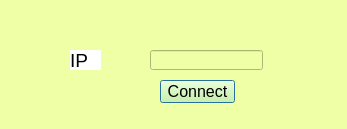
<?xml version="1.0" encoding="UTF-8"?>
<ui version="4.0">
 <class>ConnectSever</class>
 <widget class="QDialog" name="ConnectSever">
  <property name="geometry">
   <rect>
    <x>0</x>
    <y>0</y>
    <width>347</width>
    <height>129</height>
   </rect>
  </property>
  <property name="windowTitle">
   <string>Dialog</string>
  </property>
  <property name="styleSheet">
   <string notr="true">background-color: rgb(239, 255, 166);</string>
  </property>
  <widget class="QLabel" name="label">
   <property name="geometry">
    <rect>
     <x>70</x>
     <y>50</y>
     <width>31</width>
     <height>20</height>
    </rect>
   </property>
   <property name="styleSheet">
    <string notr="true">border-color: rgb(0, 0, 0);
background-color: rgb(255, 255, 255);
font-size: 14pt</string>
   </property>
   <property name="text">
    <string>IP</string>
   </property>
  </widget>
  <widget class="QLineEdit" name="InputIP">
   <property name="geometry">
    <rect>
     <x>150</x>
     <y>50</y>
     <width>113</width>
     <height>20</height>
    </rect>
   </property>
  </widget>
  <widget class="QPushButton" name="ConnectButton">
   <property name="geometry">
    <rect>
     <x>160</x>
     <y>80</y>
     <width>75</width>
     <height>23</height>
    </rect>
   </property>
   <property name="styleSheet">
    <string notr="true">font-size:12pt;
background-color: rgb(208, 255, 146);</string>
   </property>
   <property name="text">
    <string>Connect</string>
   </property>
  </widget>
 </widget>
 <resources/>
 <connections/>
</ui>
